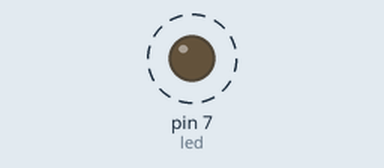
This sketch was run on a simulated Arduino Uno, built with avr-gcc and run on an emulated ATmega328P. Shown: output pins drawn as LEDs (lit = HIGH). Dashed ring = blinking. What the sketch prints to the serial monitor is not drawn.

Above: at 0.3 s.
Timing chart, 0 to 3.0 s (numbered marks = the images above):
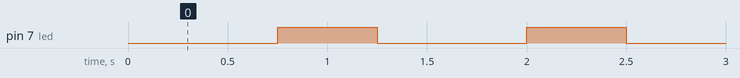

The sketch:

blink_serial.ino
```cpp
int led = 7;
int blinktime = 500;
int timer[5] = {4000, 2000, 750, 200, 0};
int step = 2;

void setup(){
  Serial.begin(9600);
  Serial.println("Blink serial test");
  pinMode(led, OUTPUT);
}

void loop(){
  if(Serial.available()){
    int num = Serial.parseInt();
    Serial.println(num);
    step = num;
  }
  Serial.print("step:");
  Serial.println(step);
  Serial.println(timer[step]);
  delay(timer[step]);
  digitalWrite(led, HIGH);
  delay(blinktime);
  digitalWrite(led, LOW);

}
```

Measured:
- by itself, pin 7 (led): alternates HIGH for 0.50 s and LOW for 0.75 s
